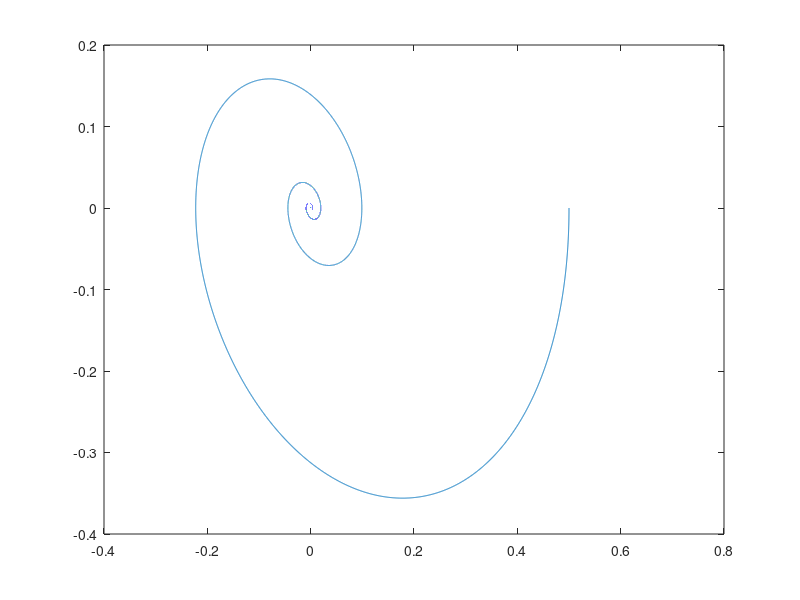

MATLAB code for this plot:
dt = .001;
tao = 10e-4;

kv = 0.5;
kp = 1;

x0 = [0.5;0]; % default initial condition

%x0 = [2.0001;0]; % limit cycle for squared controller & (kp,kv) = (1,0.5)
%x0 = [2.35;0]; % limit cycle for mod controller & (kp,kv) = (1,0.5)
%x0 = [2.006717;0]; % limit cycle for squared controller & (kp,kv) = (1,1)

x = zeros(2,50000);
x(:,1) = x0;
i=1;

while (abs(x(1,i))>tao || abs(x(2,i))>tao) && i<50000
    kv1 = kv; % linear controller
    %kv1 = kv*(1 - abs(x(1,i))); % mod controller
    %kv1 = kv*(1 - x(1,i)^2); % squared controller
    x_dot = [x(2,i);-(kp*x(1,i)+kv1*x(2,i))];
    x(:,i+1) = x(:,i) + x_dot*dt;
    i = i + 1;
end

plot(x(1,:),x(2,:))
hold on